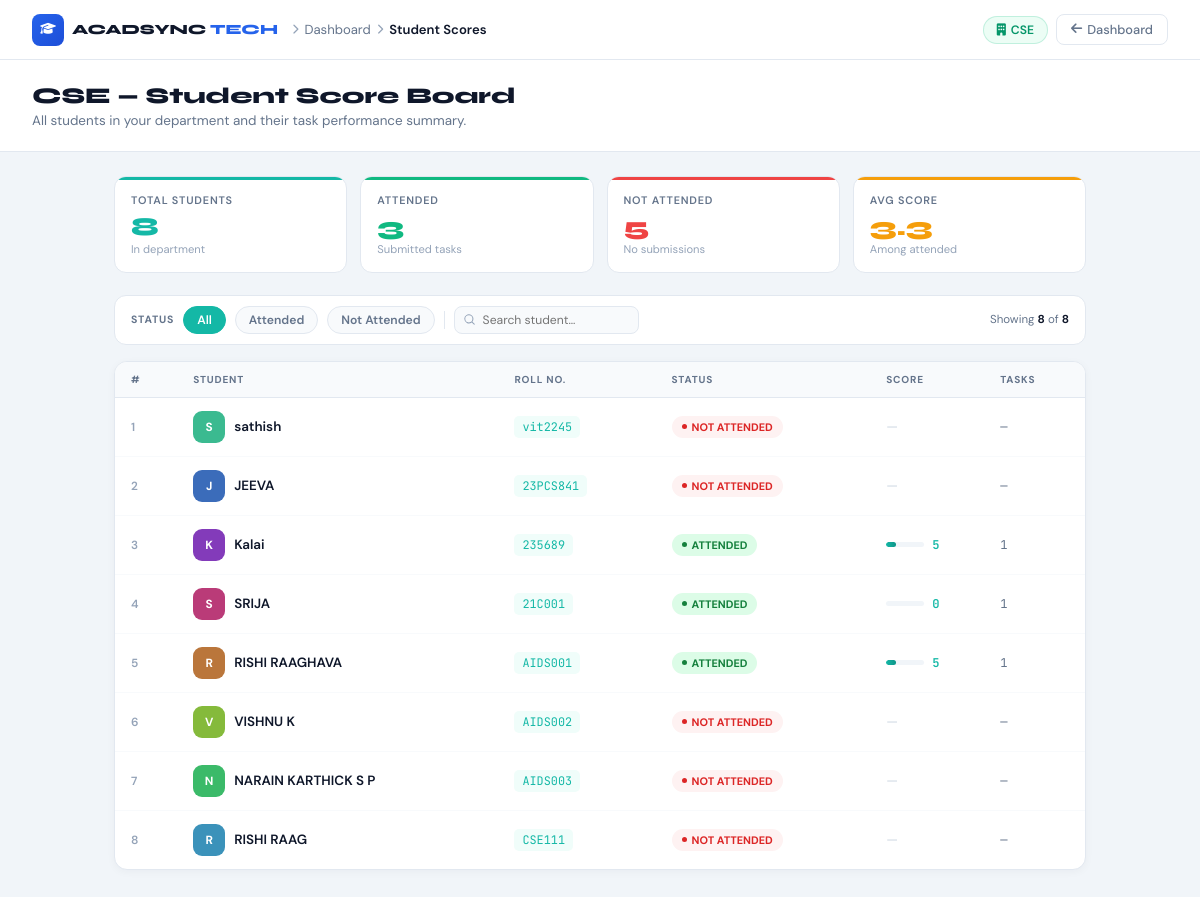
/staff/view_scores (signed in), run on the app's committed database.
### tables this page shows
CREATE TABLE students (
            id INTEGER PRIMARY KEY AUTOINCREMENT,
            name TEXT,
            roll_no TEXT UNIQUE,
            email TEXT,
            department TEXT,
            password TEXT,
            face_path TEXT,
            face_encoding BLOB
        );

### app.py (the view)
@app.route('/staff/view_scores')
def staff_view_scores():
    if 'staff_id' not in session:
        return redirect(url_for('staff_login'))
    staff_dept = session.get('staff_dept')
    print(staff_dept)
    conn = get_db_connection()
    students = conn.execute(
        "SELECT id, name, roll_no FROM students WHERE department=?",
        (staff_dept,)
    ).fetchall()
    print('students',students)
    student_results = []
    for student in students:
        print(student['id'])
        result = conn.execute("""
            SELECT
                COUNT(task_id) as total_tasks,
                COALESCE(SUM(score),0) as total_score
            FROM activity_answers
            WHERE student_id = ?
        """, (student['roll_no'],)).fetchone()
        if result['total_tasks'] == 0:
            status = "Not Attended"
        else:
            status = "Attended"
        student_results.append({
            'name': student['name'],
            'roll_no': student['roll_no'],
            'status': status,
            'score': result['total_score'],
            'total_tasks': result['total_tasks']
        })
    conn.close()
    print(student_results)
    return render_template(
        'staff_view_scores.html',
        results=student_results,
        dept=staff_dept
    )

### app.py (called while the page is built)
def get_db_connection():
    conn = sqlite3.connect('attendance.db')
    conn.row_factory = sqlite3.Row
    return conn

### templates/staff_view_scores.html (shortened to what this page needs)
<!DOCTYPE html>
<html lang="en">
<head>
    <link rel="stylesheet" href="https://cdnjs.cloudflare.com/ajax/libs/font-awesome/6.4.0/css/all.min.css">
</head>
<body>
<div class="topbar">
    <a class="tb-logo" href="/staff_dashboard">
        <div class="tb-ico"><i class="fa-solid fa-graduation-cap"></i></div>
        <div class="tb-nm">ACADSYNC <span>TECH</span></div>
    </a>
    <div class="tb-breadcrumb">
        <i class="fa-solid fa-chevron-right" style="font-size:.65rem"></i>
        <a href="/staff_dashboard">Dashboard</a>
        <i class="fa-solid fa-chevron-right" style="font-size:.65rem"></i>
        <span style="color:#0f172a;font-weight:600">Student Scores</span>
    </div>
    <div class="tb-right">
        <div class="tb-dept-badge"><i class="fa-solid fa-building" style="margin-right:5px"></i>{{ dept }}</div>
        <a href="/staff_dashboard" class="tb-back"><i class="fa-solid fa-arrow-left"></i> Dashboard</a>
    </div>
</div>
<div class="page-hd">
    <div class="pg-title">{{ dept }} — Student Score Board</div>
    <div class="pg-sub">All students in your department and their task performance summary.</div>
</div>
<div class="content">
    <div class="kpi-row">
        <div class="kpi-card kc-t">
            <div class="kpi-label">Total Students</div>
            <div class="kpi-value">{{ results | length }}</div>
            <div class="kpi-sub">In department</div>
        </div>
        <div class="kpi-card kc-g">
            <div class="kpi-label">Attended</div>
            <div class="kpi-value">{{ results | selectattr('status','equalto','Attended') | list | length }}</div>
            <div class="kpi-sub">Submitted tasks</div>
        </div>
        <div class="kpi-card kc-r">
            <div class="kpi-label">Not Attended</div>
            <div class="kpi-value">{{ results | rejectattr('status','equalto','Attended') | list | length }}</div>
            <div class="kpi-sub">No submissions</div>
        </div>
        <div class="kpi-card kc-a">
            {% set att = results | selectattr('status','equalto','Attended') | list %}
            {% set avg = (att | sum(attribute='score') / att | length) | round(1) if att else 0 %}
            <div class="kpi-label">Avg Score</div>
            <div class="kpi-value">{{ avg }}</div>
            <div class="kpi-sub">Among attended</div>
        </div>
    </div>
    <div class="filter-bar">
        <span class="fl-lbl">Status</span>
        <button class="fl-chip on" data-val="All"          onclick="filterStatus(this)">All</button>
        <button class="fl-chip"    data-val="Attended"     onclick="filterStatus(this)">Attended</button>
        <button class="fl-chip"    data-val="Not Attended" onclick="filterStatus(this)">Not Attended</button>
        <input class="fl-search" type="text" id="searchBox" placeholder="Search student…" oninput="applyFilters()">
        <div class="fl-count">Showing <strong id="showCount">{{ results | length }}</strong> of <strong>{{ results | length }}</strong></div>
    </div>
    <div class="table-wrap">
        <table>
            <thead>
                <tr>
                    <th>#</th>
                    <th>Student</th>
                    <th>Roll No.</th>
                    <th>Status</th>
                    <th>Score</th>
                    <th>Tasks</th>
                </tr>
            </thead>
            <tbody id="tableBody">
                {% for res in results %}
                <tr data-status="{{ res['status'] }}" data-name="{{ res['name'] | lower }}">
                    <td style="color:#94a3b8;font-size:.74rem;font-weight:600">{{ loop.index }}</td>
                    <td>
                        <div class="name-cell">
                            <div class="s-av" style="background:hsl({{ loop.index0 * 57 + 160 }},52%,48%)">{{ res['name'][0] | upper }}</div>
                            <span class="s-name">{{ res['name'] }}</span>
                        </div>
                    </td>
                    <td><span class="roll-code">{{ res['roll_no'] }}</span></td>
                    <td>
                        {% if res['status'] == 'Attended' %}
                        <span class="sp sp-done"><span class="sp-dot"></span>Attended</span>
                        {% else %}
                        <span class="sp sp-no"><span class="sp-dot"></span>Not Attended</span>
                        {% endif %}
                    </td>
                    <td>
                        {% if res['status'] == 'Attended' %}
                        <div class="score-cell">
                            <div class="score-bar"><div class="score-fill" style="width:{{ [res['score'] * 5, 100] | min }}%"></div></div>
                            <div class="score-num">{{ res['score'] }}</div>
                        </div>
                        {% else %}
                        <span style="color:#cbd5e1">—</span>
                        {% endif %}
                    </td>
                    <td style="font-family:'JetBrains Mono',monospace;font-size:.76rem;color:#64748b">
                        {% if res['status'] == 'Attended' %}{{ res['total_tasks'] }}{% else %}—{% endif %}
                    </td>
                </tr>
                {% else %}
                <tr><td colspan="6"><div class="empty"><i class="fa-solid fa-inbox"></i>No students found.</div></td></tr>
                {% endfor %}
            </tbody>
        </table>
    </div>
</div>
</body>
</html>

### data on the page
students: name "S", name "sathish", roll_no "vit2245", shows "NOT ATTENDED"
students: name "J", name "JEEVA", roll_no "23PCS841", shows "NOT ATTENDED"
students: name "K", name "Kalai", roll_no "235689", shows "ATTENDED", {{ [res['score'] * 5, 100] | min }} 25 (drawn), score "5", total_tasks "1"
students: name "S", name "SRIJA", roll_no "21C001", shows "ATTENDED", score "0", total_tasks "1"
students: name "R", name "RISHI RAAGHAVA", roll_no "AIDS001", shows "ATTENDED", {{ [res['score'] * 5, 100] | min }} 25 (drawn), score "5", total_tasks "1"
students: name "V", name "VISHNU K", roll_no "AIDS002", shows "NOT ATTENDED"
students: name "N", name "NARAIN KARTHICK S P", roll_no "AIDS003", shows "NOT ATTENDED"
students: name "R", name "RISHI RAAG", roll_no "CSE111", shows "NOT ATTENDED"

### other printed values
{{ dept }} "CSE"
{{ results | length }} "8"
{{ results | selectattr('status','equalto','Attended') | list | length }} "3"
{{ results | rejectattr('status','equalto','Attended') | list | length }} "5"
{{ avg }} "3.3"
